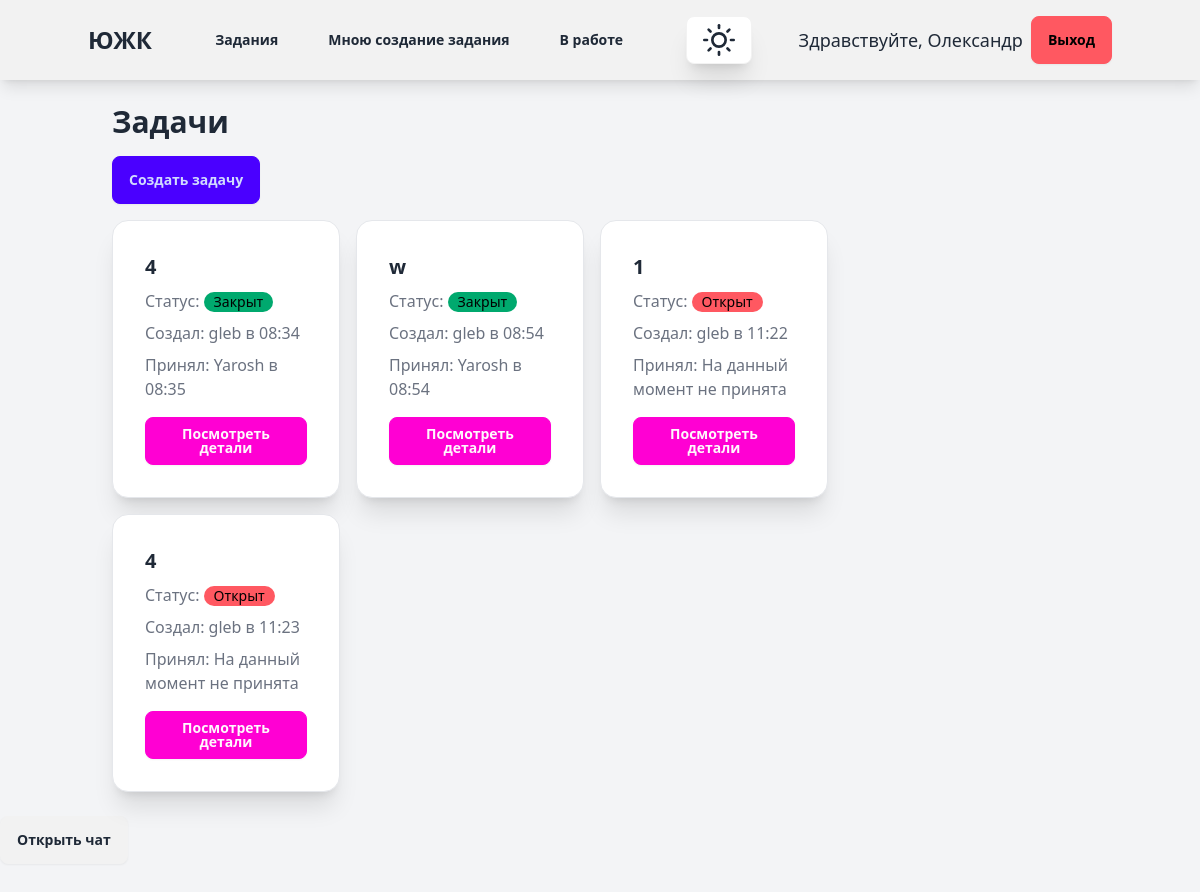
/ (signed in), run on the app's committed database.
### account/models.py (models this page shows)
class CustomUser(AbstractUser):
    department = models.ForeignKey(Department, on_delete=models.SET_NULL, null=True, blank=True)
    position = models.ForeignKey(Position, on_delete=models.SET_NULL, null=True, blank=True, related_name="users")

### tickets/models.py (models this page shows, shortened)
class Ticket(models.Model):
    STATUS_CHOICES = [
        ('open', 'Open'),
        ('in_progress', 'In Progress'),
        ('closed', 'Closed'),
    ]
    title = models.CharField(max_length=200)
    description = models.TextField()
    status = models.CharField(max_length=20, choices=STATUS_CHOICES, default='open')
    created_by = models.ForeignKey(CustomUser, on_delete=models.CASCADE, related_name='tickets_created')
    accepted_by = models.ForeignKey(CustomUser, on_delete=models.CASCADE, related_name='tickets_accepted', null=True,
                                    blank=True)
    department = models.ForeignKey(Department, on_delete=models.CASCADE, related_name='tickets', null=True, blank=True)
    position = models.ForeignKey(Position, on_delete=models.CASCADE, related_name='tickets', null=True, blank=True)
    screenshot = models.ImageField(upload_to='tickets/screenshots', null=True, blank=True)
    created_at = models.DateTimeField(auto_now_add=True)
    accepted_at = models.DateTimeField(null=True, blank=True)
    updated_at = models.DateTimeField(auto_now=True)

### tickets/views.py (the view)
# urls.py: path('', views.ticket_list, name='ticket_list'),
@login_required
def ticket_list(request):
    user = request.user  # Получаем текущего пользователя
    if user.is_authenticated:  # Проверяем, авторизован ли пользователь
        tickets = Ticket.objects.filter(
            department=user.department,
            position=user.position
        )
    else:
        tickets = Ticket.objects.none()  # Если пользователь не авторизован, не показываем тикеты
    return render(request, 'tickets/ticket_list.html', {'tickets': tickets})

### templates/tickets/ticket_list.html (shortened to what this page needs)
{% extends "blog/base.html" %}
{% block content1 %}
<div class="container mx-auto p-6">
    <h2 class="text-3xl font-bold mb-4">Задачи</h2>
    <a href="{% url 'tickets:create_ticket' %}" class="btn btn-primary mb-4">Создать задачу</a>
    <div id="ticket-container" class="transition-all duration-300 w-full lg:w-3/4 pr-4">
        <div class="grid grid-cols-1 md:grid-cols-2 lg:grid-cols-3 gap-4">
            {% for ticket in tickets %}
            <div class="card bg-base-100 shadow-xl border border-gray-200" data-ticket-id="{{ ticket.id }}">
                <div class="card-body">
                    <h3 class="card-title text-xl font-semibold">{{ ticket.title }}</h3>
                    <p class="text-gray-500">Статус:
                        <span class="badge
                            {% if ticket.status == 'open' %}badge-error
                            {% elif ticket.status == 'in_progress' %}badge-warning
                            {% else %}badge-success
                            {% endif %}">
                            {% if ticket.status == 'open' %}Открыт
                            {% elif ticket.status == 'in_progress' %}В процессе
                            {% else %}Закрыт
                            {% endif %}
                        </span>
                    </p>
                    <p class="text-gray-500">Создал:
                        {{ ticket.created_by.username }} в {{ ticket.created_at|date:"H:i" }}
                    </p>
                    <p class="text-gray-500">Принял:
                        {% if ticket.accepted_by %}
                            {{ ticket.accepted_by.username }} в {{ ticket.accepted_at|date:"H:i" }}
                        {% else %}
                            {{ ticket.accepted_by.username|default:"На данный момент не принята" }}
                        {% endif %}
                    </p>
                    <a href="{% url 'tickets:ticket_detail' ticket.id %}" class="btn btn-secondary mt-2">Посмотреть детали</a>
                </div>
            </div>
            {% endfor %}
        </div>
    </div>
</div>
    <button id="open-chat-btn" class="btn btn-accent open-chat" data-ticket-id="{{ 24 }}">Открыть чат</button>
{% endblock %}

### templates/blog/base.html (shortened to what this page needs)
{% load static %}
{% load tailwind_tags %}
<!DOCTYPE html>
<html lang="ru">
<head>
    {% tailwind_css %}
    <script src="https://cdn.tailwindcss.com"></script>
</head>
<body class="bg-gray-100">
    <nav class="navbar bg-base-200 shadow-lg p-4">
        <div class="container mx-auto flex justify-between items-center">
            <a href="http://127.0.0.1:8000/ticket_list_created_by" class="text-2xl font-bold">ЮЖК</a>
            {% if request.user.is_authenticated %}
            <div class="hidden md:flex space-x-4">
                <a href="{% url 'tickets:ticket_list' %}" class="btn btn-ghost">Задания</a>
                <a href="{% url 'tickets:ticket_list_created_by' %}" class="btn btn-ghost">Мною создание задания</a>
                <a href="{% url 'tickets:ticket_list_accepted_by' %}" class="btn btn-ghost">В работе</a>
            </div>
            <button onclick="toggleTheme()" class="btn btn-circle bg-base-100 shadow-xl transition-all">
            </button>
            <div class="flex items-center space-x-2">
                <span class="text-lg">Здравствуйте, {{ request.user.first_name|default:request.user.username }}</span>
                <form action="{% url 'account:logout' %}" method="post">
                    <button type="submit" class="btn btn-error">Выход</button>
                </form>
            </div>
            {% else %}
            <a href="{% url 'account:login' %}" class="btn btn-primary">Вход</a>
            {% endif %}
        </div>
    </nav>
    {% block content1 %}
    {% endblock %}
    <div class="container mx-auto p-6">
    </div>
</body>
</html>

### data on the page
CustomUser: user.first_name "Олександр"
Ticket: title "4", status "Закрыт", created_by.username "gleb", created_at "08:34", accepted_by.username "Yarosh", accepted_at "08:35"
Ticket: title "w", status "Закрыт", created_by.username "gleb", created_at "08:54", accepted_by.username "Yarosh", accepted_at "08:54"
Ticket: title "1", status "Открыт", created_by.username "gleb", created_at "11:22", accepted_by.username "На данный момент не принята"
Ticket: title "4", status "Открыт", created_by.username "gleb", created_at "11:23", accepted_by.username "На данный момент не принята"
